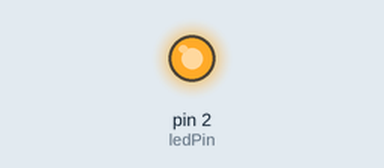
This sketch was run on a simulated Arduino Uno, built with avr-gcc and run on an emulated ATmega328P. On the bench: output pins drawn as LEDs (lit = HIGH).

Above: at 0.2 s.
At 12.7 s:
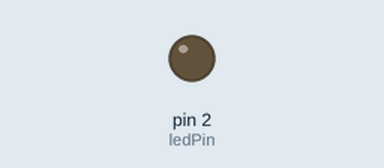
Timing chart, 0 to 18.2 s (numbered marks = the images above):
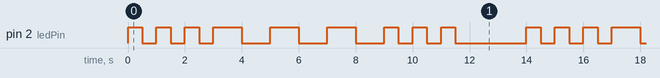

The sketch:

sos.ino
```cpp
//SOS by Matt McCullough
//This is a sequence of 3 short signals, followed by 3 long signals, followed by 3 short signals, and then a pause

#define ledPin 2 //2 is the LED pin for the Freenove board

static int timesLooped = 0; //number of times the cycle has looped in loop()
void setup() {
  pinMode(ledPin,OUTPUT);
}

void loop(void) {

  for(int i=0; i<3; i++)
  {
      digitalWrite(ledPin,HIGH); //turn on LED

      if(timesLooped != 1) //if it hasn't looped once so not the O in SOS with long pauses shorter delay else longer delay
        delay(500);
      else
        delay(1000);

      digitalWrite(ledPin,LOW);  //turn off LED

      if(timesLooped != 1) //if it hasn't looped once so not the O in SOS with long pauses shorter delay else longer delay
        delay(500);
      else
        delay(1000);
  }


  timesLooped++;
  if(timesLooped == 3) //if looped 3 times, reset the pattern
  {
    delay(2000); //pause after looping 3 times
    timesLooped = 0; //reset counter
  }

}
```

Measured:
- by itself, pin 2 (ledPin): repeats every 14.0 s: 2 × (LOW 0.50 s, HIGH 0.50 s), LOW 0.50 s, 3 × (HIGH 1.0 s, LOW 1.0 s), 2 × (HIGH 0.50 s, LOW 0.50 s), HIGH 0.50 s, LOW 2.5 s, HIGH 0.50 s
- by itself, everything shown: repeats every 14.0 s, in 18 steps
